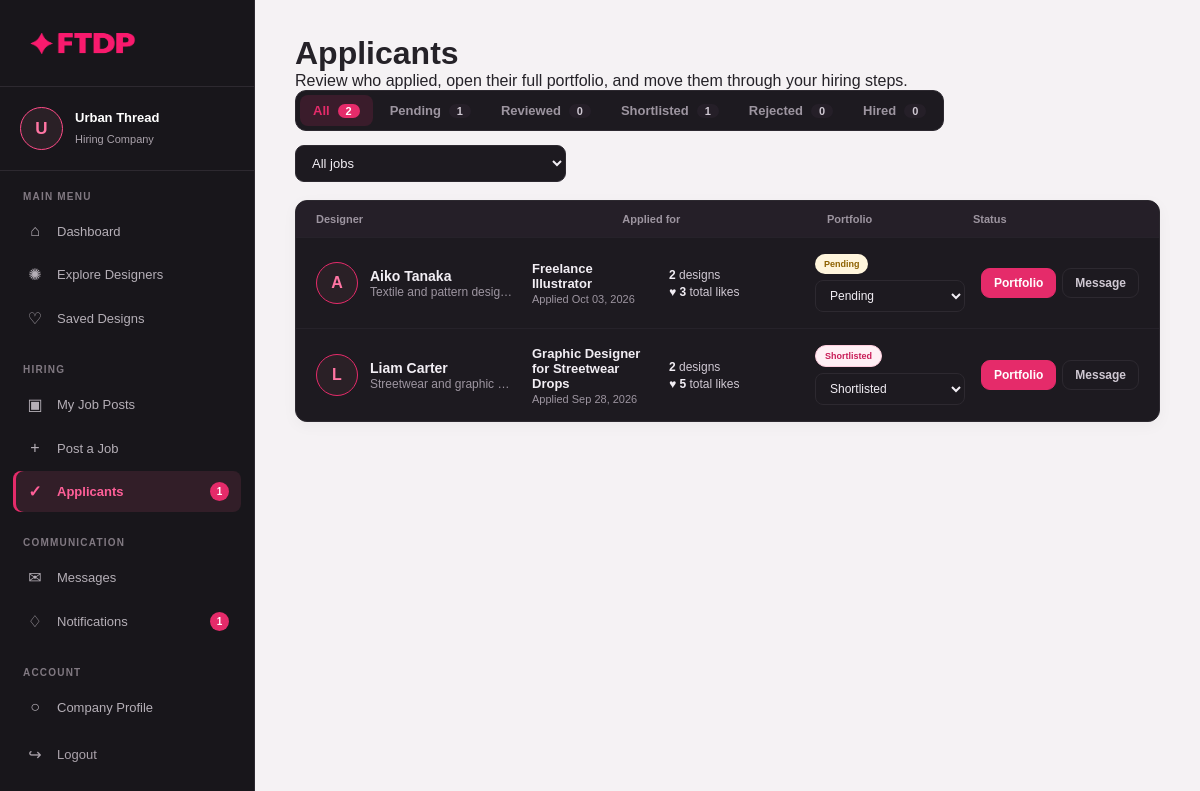
Screenshot of /frontend/pages/company/applicants.php (signed in) with the database file from the repository.
### tables this page shows
CREATE TABLE job_applications (
id INT AUTO_INCREMENT PRIMARY KEY,

job_id INT NOT NULL,

designer_id INT NOT NULL,

cover_letter TEXT,

resume VARCHAR(255),

application_status ENUM(
'pending',
'reviewed',
'shortlisted',
'rejected',
'hired'
) DEFAULT 'pending',

applied_at TIMESTAMP DEFAULT CURRENT_TIMESTAMP,

FOREIGN KEY (job_id)
REFERENCES jobs(id)
ON DELETE CASCADE,

FOREIGN KEY (designer_id)
REFERENCES designers(id)
ON DELETE CASCADE,

UNIQUE KEY unique_application (
job_id,
designer_id
),

INDEX idx_applications_job_status (job_id, application_status, applied_at)
);

CREATE TABLE users (
id INT AUTO_INCREMENT PRIMARY KEY,
full_name VARCHAR(100) NOT NULL,
email VARCHAR(150) NOT NULL UNIQUE,
password VARCHAR(255) NOT NULL,

role ENUM(
'designer',
'company',
'admin'
) NOT NULL,

profile_picture VARCHAR(255) DEFAULT NULL,
cover_picture VARCHAR(255) DEFAULT NULL,

is_verified ENUM('Y','N') DEFAULT 'Y',

created_at TIMESTAMP DEFAULT CURRENT_TIMESTAMP
);

CREATE TABLE designers (
id INT AUTO_INCREMENT PRIMARY KEY,

user_id INT NOT NULL,

headline VARCHAR(255),
bio TEXT,

location VARCHAR(150),

website VARCHAR(255),

portfolio_link VARCHAR(255),

experience_years INT DEFAULT 0,

FOREIGN KEY (user_id)
REFERENCES users(id)
ON DELETE CASCADE
);

CREATE TABLE jobs (
id INT AUTO_INCREMENT PRIMARY KEY,

company_id INT NOT NULL,

title VARCHAR(200) NOT NULL,

description TEXT NOT NULL,

location VARCHAR(150),

salary VARCHAR(100),

employment_type ENUM(
'Full-Time',
'Part-Time',
'Internship',
'Contract',
'Freelance'
),

deadline DATE,

status ENUM('open','closed') NOT NULL DEFAULT 'open',

created_at TIMESTAMP DEFAULT CURRENT_TIMESTAMP,

FOREIGN KEY (company_id)
REFERENCES companies(id)
ON DELETE CASCADE,

INDEX idx_jobs_company_status (company_id, status)
);

### backend/company/applicants.php (called while the page is built, shortened)
<?php
require_once __DIR__ . "/../config/config.php";
require_once __DIR__ . "/company_helpers.php";
$user_id    = (int) $_SESSION["user_id"];
$company_id = getCompanyId($conn, $user_id);
$statuses      = companyApplicationStatuses();
$filter_job    = isset($_GET["job"]) ? (int) $_GET["job"] : 0;
$filter_status = $_GET["status"] ?? "all";
$per_page = 15;
$page     = max(1, (int) ($_GET["page"] ?? 1));
$counts_sql = "
    SELECT ja.application_status AS status, COUNT(*) AS c
    FROM job_applications ja
    JOIN jobs j ON j.id = ja.job_id
    WHERE j.company_id = ?
";
$counts_sql .= " GROUP BY ja.application_status";
$counts_stmt = $conn->prepare($counts_sql);
if ($filter_job > 0) {
    $counts_stmt->bind_param("ii", $company_id, $filter_job);
} else {
    $counts_stmt->bind_param("i", $company_id);
}
$counts_stmt->execute();
$counts_result = $counts_stmt->get_result();
$status_counts = array_fill_keys($statuses, 0);
$status_counts["all"] = 0;
while ($row = $counts_result->fetch_assoc()) {
    $status_counts[$row["status"]] = (int) $row["c"];
    $status_counts["all"]         += (int) $row["c"];
}
$offset = ($page - 1) * $per_page;
$sql = "
    SELECT
        ja.id AS application_id,
        ja.application_status,
        ja.applied_at,
        ja.cover_letter,
        ja.resume,
        j.id AS job_id,
        j.title AS job_title,
        u.id AS designer_user_id,
        u.full_name,
        u.profile_picture,
        d.headline,
        d.location,
        d.experience_years,
        (SELECT COUNT(*) FROM designs x WHERE x.user_id = u.id) AS design_count,
        (
            SELECT COUNT(*)
            FROM design_likes l
            JOIN designs y ON y.id = l.design_id
            WHERE y.user_id = u.id
        ) AS like_count
    FROM job_applications ja
    JOIN jobs j      ON j.id = ja.job_id
    JOIN designers d ON d.id = ja.designer_id
    JOIN users u     ON u.id = d.user_id
    WHERE j.company_id = ?
";
$types  = "i";
$params = [$company_id];
$sql .= "
    ORDER BY ja.applied_at DESC, ja.id DESC
    LIMIT ? OFFSET ?
";
$types   .= "ii";
$params[] = $per_page;
$params[] = $offset;
$stmt = $conn->prepare($sql);
$stmt->bind_param($types, ...$params);
$stmt->execute();
$result = $stmt->get_result();
$applicants_data = [];
while ($row = $result->fetch_assoc()) {
    $applicants_data[] = $row;
}
?>

### backend/designer/comm_helpers.php (called while the page is built, shortened)
<?php
function getUnreadNotificationCount(mysqli $conn, int $user_id): int
{
    $stmt = $conn->prepare(
        "SELECT COUNT(*) AS c FROM notifications WHERE user_id = ? AND is_read = 'N'"
    );
    $stmt->bind_param("i", $user_id);
    $stmt->execute();
    $count = (int) $stmt->get_result()->fetch_assoc()["c"];
    return $count;
}
?>

### backend/company/company_helpers.php (called while the page is built, shortened)
<?php
require_once __DIR__ . "/../designer/comm_helpers.php";
function getCompanyId(mysqli $conn, int $user_id): int
{
    $stmt = $conn->prepare("SELECT id FROM companies WHERE user_id = ? LIMIT 1");
    $stmt->bind_param("i", $user_id);
    $stmt->execute();
    $row = $stmt->get_result()->fetch_assoc();
    if ($row) {
        return (int) $row["id"];
    }
    $new_id = (int) $conn->insert_id;
    return $new_id;
}
function companyApplicationStatuses(): array
{
    return ["pending", "reviewed", "shortlisted", "rejected", "hired"];
}
?>

### frontend/pages/company/applicants.php (the view, shortened to what this page needs)
<?php
require_once __DIR__ . "/../../../backend/company/applicants.php";
function applicantsUrl(int $job, string $status, int $page = 1): string
{
    $params = [];
    if ($status !== "all") {
        $params["status"] = $status;
    }
    return "applicants.php" . (count($params) ? "?" . http_build_query($params) : "");
}
?>
<!DOCTYPE html>
<html lang="en">
<head>
    <link rel="stylesheet" href="../../css/designer_dashboard.css">
    <link rel="stylesheet" href="../../css/designer.css">
    <link rel="stylesheet" href="../../css/designer_comm.css">
    <link rel="stylesheet" href="../../css/company.css">
</head>
<body>
<div class="designer-dashboard">
    <?php require_once __DIR__ . "/../../include/company_sidebar.php"; ?>
    <main class="designer-main">
        <div class="page-heading">
            <h1>Applicants</h1>
            <p>Review who applied, open their full portfolio, and move them through your hiring steps.</p>
        </div>
        <div class="co-toolbar">
            <div class="co-tabs">
                <a href="<?= applicantsUrl($filter_job, "all"); ?>"
                   class="co-tab <?= $filter_status === "all" ? "active" : ""; ?>">
                    All <span class="co-tab-count"><?= (int) $status_counts["all"]; ?></span>
                </a>
                <?php foreach ($statuses as $status_name): ?>
                    <a href="<?= applicantsUrl($filter_job, $status_name); ?>"
                       class="co-tab <?= $filter_status === $status_name ? "active" : ""; ?>">
                        <?= htmlspecialchars(ucfirst($status_name)); ?>
                        <span class="co-tab-count"><?= (int) $status_counts[$status_name]; ?></span>
                    </a>
                <?php endforeach; ?>
            </div>
            <form method="GET" action="applicants.php">
                <select name="job" class="co-select" onchange="this.form.submit()" aria-label="Filter by job">
                    <option value="0">All jobs</option>
                </select>
            </form>
        </div>
        <?php if (count($applicants_data) > 0): ?>
            <div class="co-card co-applicants">
                <div class="co-applicant head" aria-hidden="true">
                    <div>Designer</div>
                    <div>Applied for</div>
                    <div>Portfolio</div>
                    <div>Status</div>
                </div>
                <?php foreach ($applicants_data as $a): ?>
                    <?php
                        $profile_url = "designer_profile.php?id=" . (int) $a["designer_user_id"]
                                     . "&application=" . (int) $a["application_id"];
                    ?>
                    <div class="co-applicant">
                        <div class="co-person">
                            <div class="comm-avatar">
                                <?php if (!empty($a["profile_picture"])): ?>
                                    <img src="../../../<?= htmlspecialchars($a["profile_picture"]); ?>" alt="">
                                <?php else: ?>
                                    <?= htmlspecialchars(strtoupper(mb_substr($a["full_name"], 0, 1))); ?>
                                <?php endif; ?>
                            </div>
                            <div class="co-person-text">
                                <a class="co-person-name" href="<?= $profile_url; ?>">
                                    <?= htmlspecialchars($a["full_name"]); ?>
                                </a>
                                <div class="co-person-sub">
                                    <?= htmlspecialchars($a["headline"] ?: "Fashion designer"); ?>
                                </div>
                            </div>
                        </div>
                        <div class="co-applicant-job">
                            <?= htmlspecialchars($a["job_title"]); ?>
                            <small>Applied <?= date("M d, Y", strtotime($a["applied_at"])); ?></small>
                        </div>
                        <div class="co-mini-stats">
                            <span><b><?= (int) $a["design_count"]; ?></b> designs</span>
                            <span><b>♥ <?= (int) $a["like_count"]; ?></b> total likes</span>
                        </div>
                        <div class="co-status-cell">
                            <span class="status-badge status-<?= htmlspecialchars(strtolower($a["application_status"])); ?>"
                                  data-application-id="<?= (int) $a["application_id"]; ?>">
                                <?= htmlspecialchars(ucfirst($a["application_status"])); ?>
                            </span>
                            <select class="co-status-select"
                                    data-application-id="<?= (int) $a["application_id"]; ?>"
                                    aria-label="Change status for <?= htmlspecialchars($a["full_name"]); ?>">
                                <?php foreach ($statuses as $status_name): ?>
                                    <option value="<?= $status_name; ?>"
                                        <?= $a["application_status"] === $status_name ? "selected" : ""; ?>>
                                        <?= ucfirst($status_name); ?>
                                    </option>
                                <?php endforeach; ?>
                            </select>
                        </div>
                        <div class="co-applicant-actions">
                            <a href="<?= $profile_url; ?>" class="comm-btn small co-btn-link">Portfolio</a>
                            <a href="messages.php?with=<?= (int) $a["designer_user_id"]; ?>"
                               class="comm-btn ghost small co-btn-link">Message</a>
                        </div>
                    </div>
                <?php endforeach; ?>
            </div>
        <?php endif; ?>
    </main>
</div>
</body>
</html>

### frontend/css/designer_dashboard.css (style rules this page uses)
:root { --pink: #e52b6a; --pink-dark: #c91d58; --pink-light: #ff75a3; --pink-border: #ff4b88; --pink-soft: #fff0f5; --pink-dark-soft: #321e28; --text: #252228; --light-text: #68616b; --muted: #999099; --border: #e4dfe3; --white: #ffffff; --dashboard-bg: #f5f2f4; }
* { margin: 0; padding: 0; box-sizing: border-box; }
html { scroll-behavior: smooth; }
body { font-family: Arial, Helvetica, sans-serif; background: var(--dashboard-bg); color: var(--text); }
a { text-decoration: none; color: inherit; }
.designer-dashboard { min-height: 100vh; display: flex; }
.designer-main { width: calc(100% - 255px); margin-left: 255px; padding: 35px 40px; }
.status-badge { display: inline-block; padding: 5px 9px; border-radius: 20px; font-size: 9px; font-weight: 700; text-transform: capitalize; }
.status-pending { background: #fff5dc; color: #8d6100; }
.status-shortlisted { background: var(--pink-soft); color: var(--pink-dark); border: 1px solid #ffcddd; }

### frontend/css/designer.css (style rules this page uses)
:root { --sidebar-bg: #18161b; --sidebar-border: #2d2930; --sidebar-hover: #292129; --sidebar-active: #321e28; --pink: #e52b6a; --pink-light: #ff75a3; --pink-border: #ff4b88; --sidebar-text: #b5afb7; --sidebar-muted: #817982; --sidebar-white: #ffffff; }
.comm-avatar { width: 42px; height: 42px; flex-shrink: 0; display: flex; align-items: center; justify-content: center; overflow: hidden; border: 1px solid var(--c-pink); border-radius: 50%; background: #2a2026; color: var(--c-pink-soft); font-size: 16px; font-weight: 700; }

### frontend/css/designer_comm.css (style rules this page uses)
:root { --c-surface: #1d1a20; --c-surface-2: #251f28; --c-line: #2d2930; --c-line-soft: #26222a; --c-text: #f2eef4; --c-body: #cfc8d2; --c-muted: #9d95a0; --c-pink: #e52b6a; --c-pink-soft: #ff75a3; --c-pink-dim: rgba(229, 43, 106, 0.14); --c-danger: #ff6b6b; --c-success: #4cd08a; }
.comm-btn { display: inline-flex; align-items: center; justify-content: center; gap: 8px; padding: 10px 18px; border: 1px solid var(--c-pink); border-radius: 9px; background: var(--c-pink); color: #fff; font-family: inherit; font-size: 13px; font-weight: 600; line-height: 1.2; cursor: pointer; transition: background 0.2s ease, border-color 0.2s ease, opacity 0.2s ease; }
.comm-btn.ghost { background: transparent; border-color: var(--c-line); color: var(--c-body); }
.comm-btn.small { padding: 7px 12px; font-size: 12px; }
.comm-avatar { width: 42px; height: 42px; flex-shrink: 0; display: flex; align-items: center; justify-content: center; overflow: hidden; border: 1px solid var(--c-pink); border-radius: 50%; background: #2a2026; color: var(--c-pink-soft); font-size: 16px; font-weight: 700; }

### rows the page displays
job_applications: users.full_name "A", users.full_name "Aiko Tanaka", designer.headline "Textile and pattern designer", job.title "Freelance Illustrator", applied_at "Oct 03, 2026", design_count "2", like_count "3", application_status "Pending", application_status+id "Pending"
job_applications: users.full_name "L", users.full_name "Liam Carter", designer.headline "Streetwear and graphic…", job.title "Graphic Designer for Streetwear Drops", applied_at "Sep 28, 2026", design_count "2", like_count "5", application_status "Shortlisted", application_status+id "Shortlisted"

### other values shown
mb_substr($sb_company_name, 0, 1) "U"
$sb_company_name "Urban Thread"
$sb_pending_applicants ?: "" "1"
$sb_unread_notifications ?: "" "1"
$status_counts["all"] "2"
$status_name "Pending"
$status_counts[$status_name] "1"
$status_name "Reviewed"
$status_counts[$status_name] "0"
$status_name "Shortlisted"
$status_name "Rejected"
$status_name "Hired"
